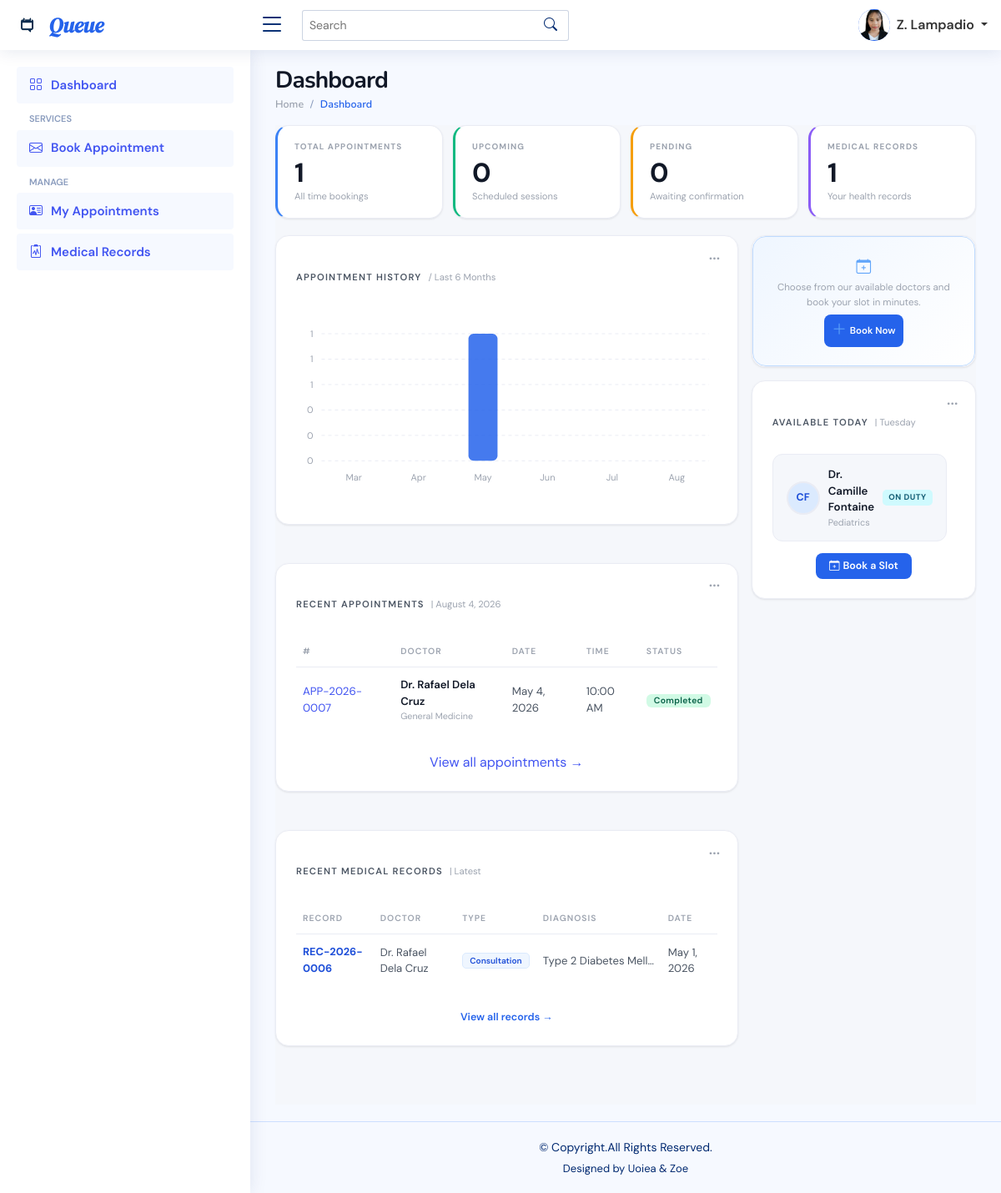
Screenshot of /public/user/index (signed in) with the database file from the repository.
### tables this page shows
CREATE TABLE `patients` (
  `id` int(11) NOT NULL,
  `patientCode` varchar(20) NOT NULL,
  `firstName` varchar(100) NOT NULL,
  `middleName` varchar(100) DEFAULT NULL,
  `lastName` varchar(100) NOT NULL,
  `gender` enum('Male','Female','Other') NOT NULL,
  `dateOfBirth` date DEFAULT NULL,
  `contactNumber` varchar(20) DEFAULT NULL,
  `emailAddress` varchar(150) DEFAULT NULL,
  `address` text DEFAULT NULL,
  `status` enum('Active','Discharged','Inactive') NOT NULL DEFAULT 'Active',
  `photoUrl` varchar(255) DEFAULT NULL,
  `patientCondition` enum('Stable','Critical','Under Observation','Recovering') DEFAULT 'Stable',
  `notes` text DEFAULT NULL,
  `createdAt` timestamp NOT NULL DEFAULT current_timestamp(),
  `updatedAt` timestamp NOT NULL DEFAULT current_timestamp() ON UPDATE current_timestamp()
);

CREATE TABLE `appointments` (
  `id` int(11) NOT NULL,
  `appointmentCode` varchar(20) NOT NULL,
  `patientId` int(11) DEFAULT NULL,
  `doctorId` int(11) DEFAULT NULL,
  `appointmentDate` date NOT NULL,
  `appointmentTime` time NOT NULL,
  `channel` enum('Walk-in','Online','Phone','Referral','Follow-up') NOT NULL DEFAULT 'Walk-in',
  `status` enum('Pending','In Progress','Completed','Cancelled') NOT NULL DEFAULT 'Pending',
  `remarks` text DEFAULT NULL,
  `address` text DEFAULT NULL,
  `bookedByUserId` int(11) DEFAULT NULL,
  `createdAt` timestamp NOT NULL DEFAULT current_timestamp(),
  `updatedAt` timestamp NOT NULL DEFAULT current_timestamp() ON UPDATE current_timestamp()
);

CREATE TABLE `doctors` (
  `id` int(11) NOT NULL,
  `doctorCode` varchar(20) DEFAULT NULL,
  `firstName` varchar(100) NOT NULL,
  `middleName` varchar(100) DEFAULT NULL,
  `lastName` varchar(100) NOT NULL,
  `gender` enum('Male','Female','Other') DEFAULT NULL,
  `dateOfBirth` date DEFAULT NULL,
  `specialization` varchar(100) DEFAULT NULL,
  `department` varchar(100) DEFAULT NULL,
  `contactNumber` varchar(20) DEFAULT NULL,
  `emailAddress` varchar(150) DEFAULT NULL,
  `address` text DEFAULT NULL,
  `employmentStatus` enum('Active','Inactive') NOT NULL DEFAULT 'Active',
  `status` enum('On Duty','Break','Off Duty') NOT NULL DEFAULT 'Off Duty',
  `patientCapacity` int(11) DEFAULT 20,
  `photoUrl` varchar(255) DEFAULT NULL,
  `prcLicenseNo` varchar(50) DEFAULT NULL,
  `yearsOfExperience` int(11) DEFAULT 0,
  `createdAt` timestamp NOT NULL DEFAULT current_timestamp(),
  `updatedAt` timestamp NOT NULL DEFAULT current_timestamp() ON UPDATE current_timestamp(),
  `notes` text DEFAULT NULL
);

CREATE TABLE `medicalrecords` (
  `id` int(11) NOT NULL,
  `recordCode` varchar(20) NOT NULL,
  `patientId` int(11) DEFAULT NULL,
  `doctorId` int(11) DEFAULT NULL,
  `appointmentId` int(11) DEFAULT NULL,
  `recordType` enum('Consultation','Lab Result','Prescription','Imaging','Other') NOT NULL DEFAULT 'Consultation',
  `diagnosis` text DEFAULT NULL,
  `icdCode` varchar(20) DEFAULT NULL,
  `prescription` text DEFAULT NULL,
  `notes` text DEFAULT NULL,
  `status` enum('Draft','Finalized') NOT NULL DEFAULT 'Draft',
  `followUpDate` date DEFAULT NULL,
  `createdAt` timestamp NOT NULL DEFAULT current_timestamp(),
  `updatedAt` timestamp NOT NULL DEFAULT current_timestamp() ON UPDATE current_timestamp()
);

### public/user/index.php (the view, shortened to what the rows shown need)
<?php
require_once('../../app/middleware/user.php');
require_once('../../app/controllers/userController.php');
$userId    = $_SESSION['user_id'];
$userEmail = $_SESSION['authUser']['email'];
$data           = getDashboardData($conn, $userId, $userEmail);
$recentAppts    = $data['recentAppts'];
$recentRecords  = $data['recentRecords'];
$availDoctors   = $data['availDoctors'];
$avatarBgs    = ['#dbeafe', '#d1fae5', '#fef3c7', '#ede9fe', '#fce7f3', '#cffafe'];
$avatarColors = ['#1d4ed8', '#065f46', '#92400e', '#5b21b6', '#9d174d', '#155e75'];
include('./includes/header.php');
include('./includes/topbar.php');
include('./includes/sidebar.php');
?>
<div class="pagetitle">
    <h1>Dashboard</h1>
</div>
<section class="section dashboard">
    <div class="row g-3">
        <div class="col-lg-8">
            <div class="row g-3">
                <div class="col-12">
                    <div class="card">
                        <div class="card-body">
                            <?php if (empty($recentAppts)): ?>
                                <div class="no-data">
                                    <i class="bi bi-calendar-x"></i>
                                    No appointment history yet.<br>
                                    <a href="bookAppointment" style="color:var(--blue-600);font-weight:600">Book your first appointment →</a>
                                </div>
                            <?php else: ?>
                                <table class="table table-borderless">
                                    <thead>
                                        <tr>
                                            <th>#</th>
                                            <th>Doctor</th>
                                            <th>Date</th>
                                            <th>Time</th>
                                            <th>Status</th>
                                        </tr>
                                    </thead>
                                    <tbody>
                                        <?php foreach ($recentAppts as $appt):
                                            $statusMap = ['Completed' => 'bg-success', 'In Progress' => 'bg-info', 'Pending' => 'bg-warning', 'Cancelled' => 'bg-danger'];
                                            $sCls = $statusMap[$appt['status']] ?? 'bg-secondary';
                                        ?>
                                            <tr>
                                                <td><a href="myAppointment style=" font-weight:700;color:var(--blue-700);font-size:.8rem;text-decoration:none"><?= htmlspecialchars($appt['appointmentCode']) ?></a></td>
                                                <td>
                                                    <div style="font-weight:600;color:var(--text-dark);font-size:.82rem"><?= htmlspecialchars($appt['doctorName']) ?></div>
                                                    <div style="font-size:.67rem;color:var(--text-muted)"><?= htmlspecialchars($appt['specialization']) ?></div>
                                                </td>
                                                <td><?= date('M j, Y', strtotime($appt['appointmentDate'])) ?></td>
                                                <td><?= date('g:i A', strtotime($appt['appointmentTime'])) ?></td>
                                                <td><span class="badge <?= $sCls ?>"><?= htmlspecialchars($appt['status']) ?></span></td>
                                            </tr>
                                        <?php endforeach; ?>
                                    </tbody>
                                </table>
                            <?php endif; ?>
                        </div>
                    </div>
                </div>
                <div class="col-12">
                    <div class="card">
                        <div class="card-body">
                            <?php if (empty($recentRecords)): ?>
                                <div class="no-data">
                                    <i class="bi bi-file-medical"></i>
                                    No medical records yet.
                                </div>
                            <?php else: ?>
                                <table class="table table-borderless">
                                    <thead>
                                        <tr>
                                            <th>Record</th>
                                            <th>Doctor</th>
                                            <th>Type</th>
                                            <th>Diagnosis</th>
                                            <th>Date</th>
                                        </tr>
                                    </thead>
                                    <tbody>
                                        <?php foreach ($recentRecords as $rec):
                                            $typeMap = [
                                                'Consultation' => 'chip-consultation',
                                                'Lab Result' => 'chip-lab',
                                                'Imaging' => 'chip-imaging',
                                                'Prescription' => 'chip-prescription',
                                                'Other' => 'chip-other'
                                            ];
                                            $tCls = $typeMap[$rec['recordType']] ?? 'chip-other';
                                        ?>
                                            <tr>
                                                <td><span style="font-weight:700;color:var(--blue-700);font-size:.8rem"><?= htmlspecialchars($rec['recordCode']) ?></span></td>
                                                <td style="font-size:.82rem"><?= htmlspecialchars($rec['doctorName']) ?></td>
                                                <td><span class="rec-chip <?= $tCls ?>"><?= htmlspecialchars($rec['recordType']) ?></span></td>
                                                <td style="font-size:.82rem;max-width:150px;overflow:hidden;text-overflow:ellipsis;white-space:nowrap"><?= htmlspecialchars($rec['diagnosis'] ?? '—') ?></td>
                                                <td style="font-size:.82rem"><?= date('M j, Y', strtotime($rec['createdAt'])) ?></td>
                                            </tr>
                                        <?php endforeach; ?>
                                    </tbody>
                                </table>
                            <?php endif; ?>
                        </div>
                    </div>
                </div>
            </div>
        </div>
        <div class="col-lg-4">
            <div class="card mb-3">
                <div class="card-body">
                    <?php if (empty($availDoctors)): ?>
                        <div class="no-data"><i class="bi bi-person-slash"></i>No doctors scheduled today.</div>
                    <?php else: ?>
                        <div class="doctor-grid">
                            <?php foreach ($availDoctors as $i => $doc):
                                $bg  = $avatarBgs[$i % count($avatarBgs)];
                                $col = $avatarColors[$i % count($avatarColors)];
                                $ini = strtoupper(substr($doc['firstName'], 0, 1) . substr($doc['lastName'], 0, 1));
                                $statusCls = $doc['status'] === 'On Duty' ? 'ds-duty' : ($doc['status'] === 'Break' ? 'ds-break' : 'ds-off');
                            ?>
                                <div class="doctor-card">
                                    <div class="doc-avi" style="background:<?= $bg ?>;color:<?= $col ?>"><?= $ini ?></div>
                                    <div class="doc-info" style="flex:1;min-width:0">
                                        <div class="doc-name">Dr. <?= htmlspecialchars($doc['firstName'] . ' ' . $doc['lastName']) ?></div>
                                        <div class="doc-spec"><?= htmlspecialchars($doc['specialization']) ?></div>
                                    </div>
                                    <span class="doc-status <?= $statusCls ?>"><?= htmlspecialchars($doc['status']) ?></span>
                                </div>
                            <?php endforeach; ?>
                        </div>
                    <?php endif; ?>
                </div>
            </div>
        </div>
    </div>
</section>
<?php include('./includes/footer.php'); ?>

### public/user/includes/topbar.php (shortened to what the rows shown need)
<header id="header" class="header fixed-top d-flex align-items-center">
  <?php
  $fullName = $_SESSION['authUser']['fullName'] ?? 'Guest';
  $nameParts = explode(' ', $fullName);
  $shortName = count($nameParts) >= 2
    ? strtoupper(substr($nameParts[0], 0, 1)) . '. ' . end($nameParts)
    : $fullName;
  $initials = strtoupper(substr($nameParts[0], 0, 1));
  if (count($nameParts) >= 2) {
    $initials .= strtoupper(substr(end($nameParts), 0, 1));
  }
  $profilePic = $_SESSION['authUser']['profilePic'] ?? null;
  ?>
  <nav class="header-nav ms-auto">
    <ul class="d-flex align-items-center">
      <li class="nav-item dropdown pe-3">
        <a class="nav-link nav-profile d-flex align-items-center pe-0 gap-2" href="#" data-bs-toggle="dropdown">
          <div style="
            width: 38px;
            height: 38px;
            border-radius: 50%;
            background-color: #2563eb;
            color: #fff;
            display: flex;
            align-items: center;
            justify-content: center;
            font-size: 0.85rem;
            font-weight: 700;
            letter-spacing: 0.05em;
            flex-shrink: 0;
            overflow: hidden;
          ">
            <?php if (!empty($profilePic)): ?>
              <img src="<?= htmlspecialchars($profilePic) ?>" style="width:100%;height:100%;object-fit:cover;">
            <?php else: ?>
              <?= htmlspecialchars($initials) ?>
            <?php endif; ?>
          </div>
          <span class="d-none d-md-block dropdown-toggle" style="font-size:1rem;font-weight:600;color:#333;">
            <?= htmlspecialchars($shortName) ?>
          </span>
        </a>
      </li>
    </ul>
  </nav>
</header>

### rows the page displays
patients: firstName "Z. Lampadio"
appointments: appointmentCode "APP-2026-0007", doctorName "Dr. Rafael Dela Cruz", doctorId.specialization "General Medicine", appointmentDate "May 4, 2026", appointmentTime "10:00 AM", status "Completed"
medicalrecords: recordCode "REC-2026-0006", doctorName "Dr. Rafael Dela Cruz", recordType "Consultation", diagnosis "Type 2 Diabetes Mell…", createdAt "May 1, 2026"
doctors: ini "CF", firstName+lastName "Camille Fontaine", specialization "Pediatrics", status "ON DUTY"

### other values shown
$totalAppts "1"
$upcomingAppts "0"
$pendingAppts "0"
$totalRecords "1"
